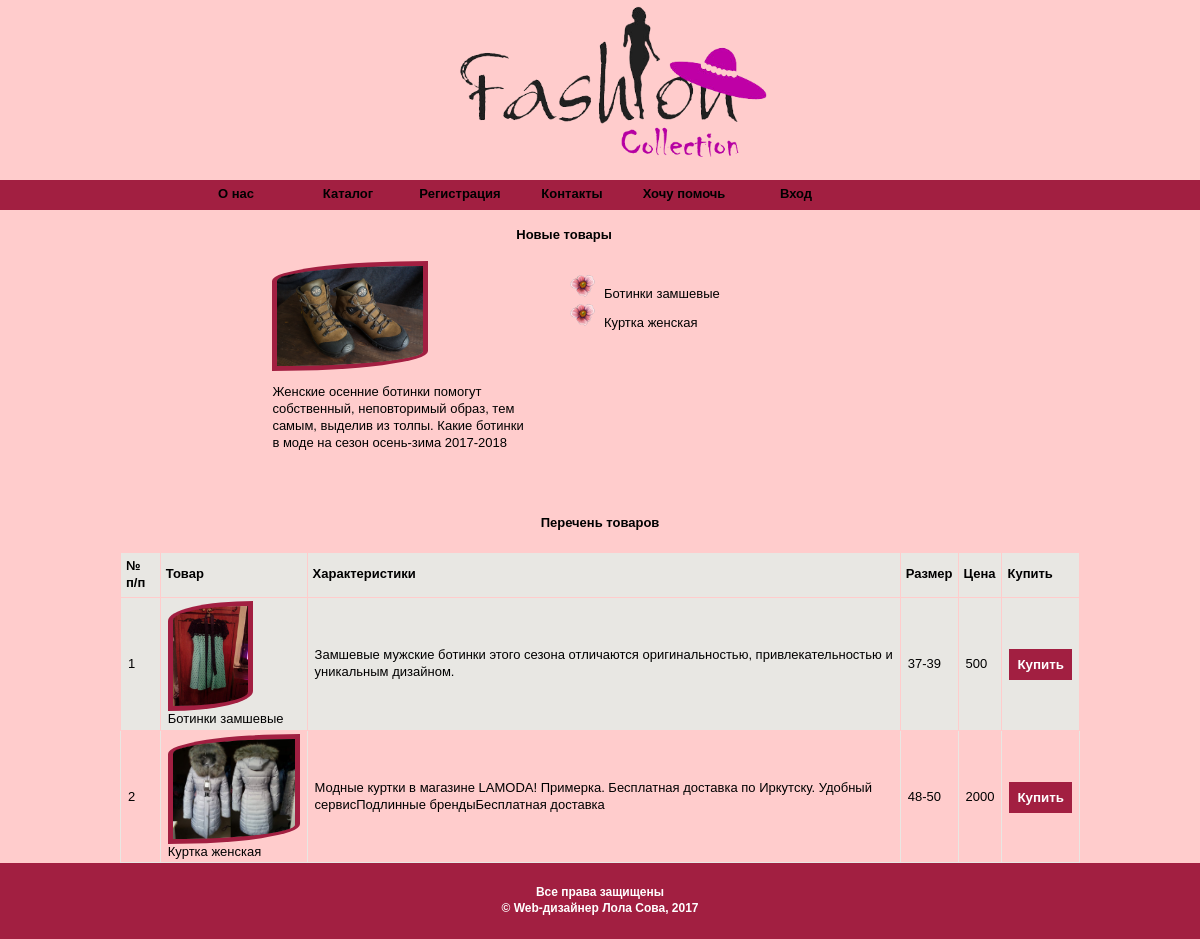
/index.php?view=viewprofilp, run on the app's committed database.
### tables this page shows
CREATE TABLE IF NOT EXISTS `product` (
  `id` int(11) NOT NULL AUTO_INCREMENT,
  `title` varchar(100) NOT NULL,
  `description` text NOT NULL,
  `image` varchar(20) NOT NULL,
  `date` datetime DEFAULT NULL,
  `cat` varchar(100) NOT NULL,
  `size` text NOT NULL,
  `kosht` float NOT NULL,
  `paspr` tinyint(1) NOT NULL,
  `present` tinyint(1) NOT NULL,
  PRIMARY KEY (`id`),
  UNIQUE KEY `id_2` (`id`),
  KEY `id` (`id`)
);

### layouts/shabl.php (called while the page is built)
<?php
include($_SERVER['DOCUMENT_ROOT'].'/superpuper/pages/'.$view.'.php');
?>

### index.php (called while the page is built, shortened)
<?php
require_once('bloks/header.php');
require('bloks/navmenu.php');
$view=empty($_GET['view'])?'first':$_GET['view'];
include($_SERVER['DOCUMENT_ROOT'].'/superpuper/layouts/shabl.php');
?>
<?php
require_once('bloks/footer.php');
?>

### pages/viewprofilp.php (the view, shortened to what this page needs)
<div class="prpfil">
	<div class="new">
	<h4 align="center">Новые товары</h4>
<?php
$link = mysql_connect('localhost', 'root', '');
$result=mysql_query("SELECT * FROM product ORDER BY date ASC LIMIT 1",$link);
if (mysql_num_rows($result)==1) {
	while($row=mysql_fetch_array($result)) {
	echo "<div class='newimg'>";
		echo "<img src='img_play/". $row['image']."'  class='pict' height='100px' >";
		echo "<p>".$row['description']."</p>";
		echo "</div>";
		echo "<div class='newtext'>";
	echo "<ul>";
  }
}
$result=mysql_query("SELECT * FROM product WHERE present=true ORDER BY date ASC LIMIT 5",$link);
if (mysql_num_rows($result)>1) {
	while($row=mysql_fetch_array($result))
	{
	echo"<li>". $row['title']."</li>";
	}
}
?></div>
		</div>
	</div>
<div class="prpfil1">
	<div class="allprofil">
		<table class="us" border=0>
		<caption><b>Перечень товаров</b></caption>
 		 <tr>
    	  <th>№ п/п</th>
    	  <th>Товар</th>
   		  <th>Характеристики</th>
    	  <th>Размер</th>
    	  <th>Цена</th>
		   <th>Купить</th>
   		 </tr>
<?php
$result=mysql_query("SELECT * FROM product WHERE present=true ORDER BY title ASC",$link);
if (mysql_num_rows($result)>1) { $i=1;
	while($row=mysql_fetch_array($result))
	{
		if ($i%2==0) echo"<tr>"; else echo"<tr class='alt'>";
        echo "<td>".$i."</td>";
        echo "<td><img src='img_play/".$row['image']."'  class='pict' height='100px'><br>".$row['title']."</td><td>".$row['description']."</td><td>".$row['size']."</td><td>".$row['kosht']."</td><td><button>Купить</button></td>";
        echo "</tr>";
		$i++;
	}
}
?>
        </table>
	</div>
</div>

### css/style.css (style rules this page uses)
html, body, div, a { margin: 0; padding: 0; border: 0; font-size: 100%; font: inherit; vertical-align: baseline; }
body { background:url('../img_play/bg.jpg'); font-size:13px; font-family: Arial, Helvetica, sans-serif; color: #000; line-height:1.3; }
ul { list-style-image: url('../img_play/book.png'); }
.prpfil { margin:0 20%; width: 60%; }
.prpfil1 { margin:0 10%; width: 80%; }
.new { width:90%; overflow:hidden; margin-bottom:50px; }
.newimg { float:left; max-height:300px; width:40%; margin-left:5%; }
.newtext { float:right; width:50%; }
.allprofil { width:100%; }
table.us { width: 100%; border-collapse: collapse; }
.us caption { margin-bottom:20px; }
.us td { padding: 3px 7px 2px 7px; border:1px solid #e8e7e3; }
th { text-align: left; padding: 5px; background-color: #e8e7e3; border:1px solid #FFCCCC; color: #000; }
.alt td { background-color: #e8e7e3; border:1px solid #FFCCCC; }
input[type="submit"], button { color:#fff; background:#A21F41; border: 1px solid #A21F41; font-weight: bold; padding: 7px 7px; margin:7px 0; }
.pict { border: 5px solid #A21F41; border-top-left-radius: 100% 20px; border-bottom-right-radius: 100% 20px; }

### data on the page
product: image (picture), description "Женские осенние ботинки помогут собственный, неповторимый образ, тем самым, выделив из толпы. Какие ботинки в моде на сезон осень-зима 2017-2018"
product: title "Ботинки замшевые", image (picture), description "Замшевые мужские ботинки этого сезона отличаются оригинальностью, привлекательностью и уникальным дизайном.", size "37-39", kosht "500"
product: title "Куртка женская", image (picture), description "Модные куртки в магазине LAMODA! Примерка. Бесплатная доставка по Иркутску. Удобный сервисПодлинные брендыБесплатная доставка", size "48-50", kosht "2000"
